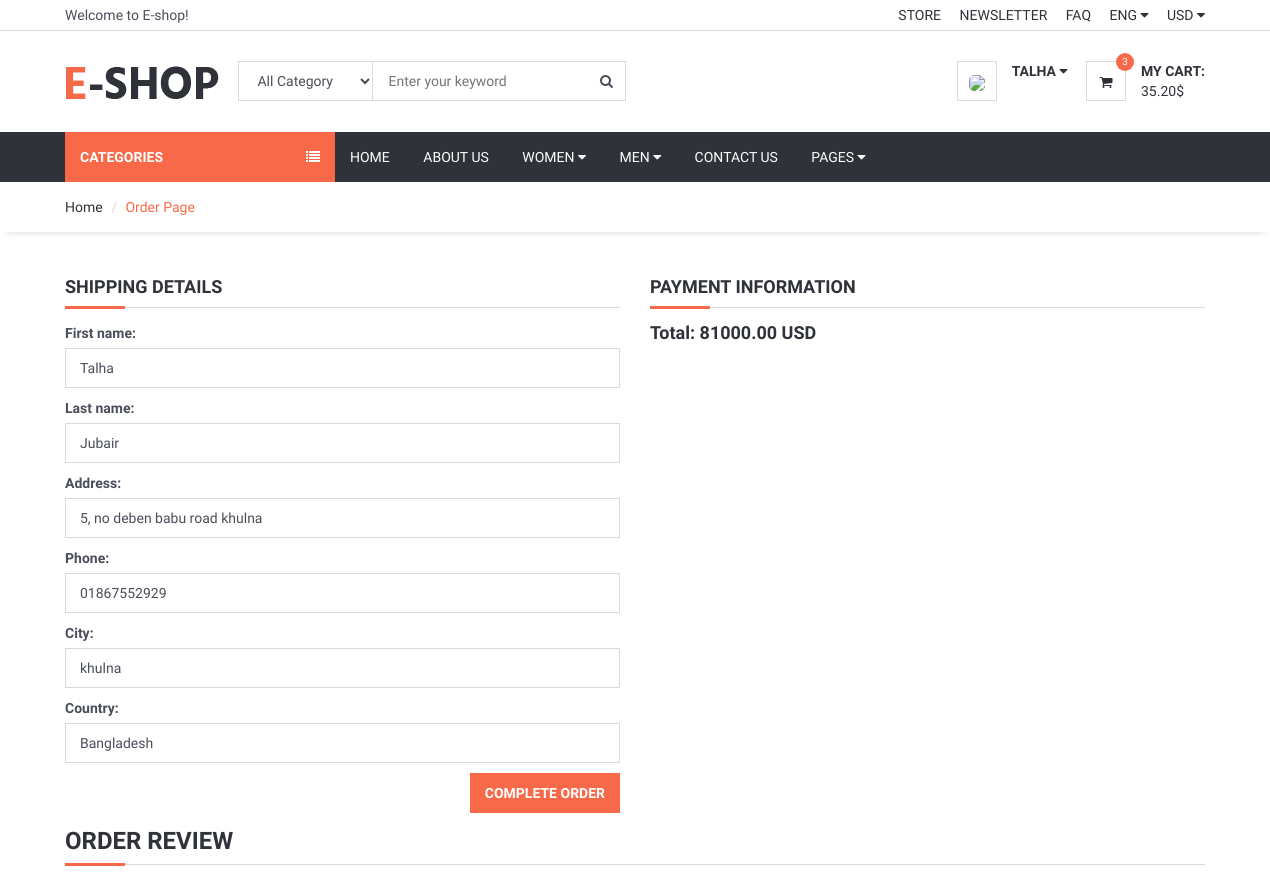
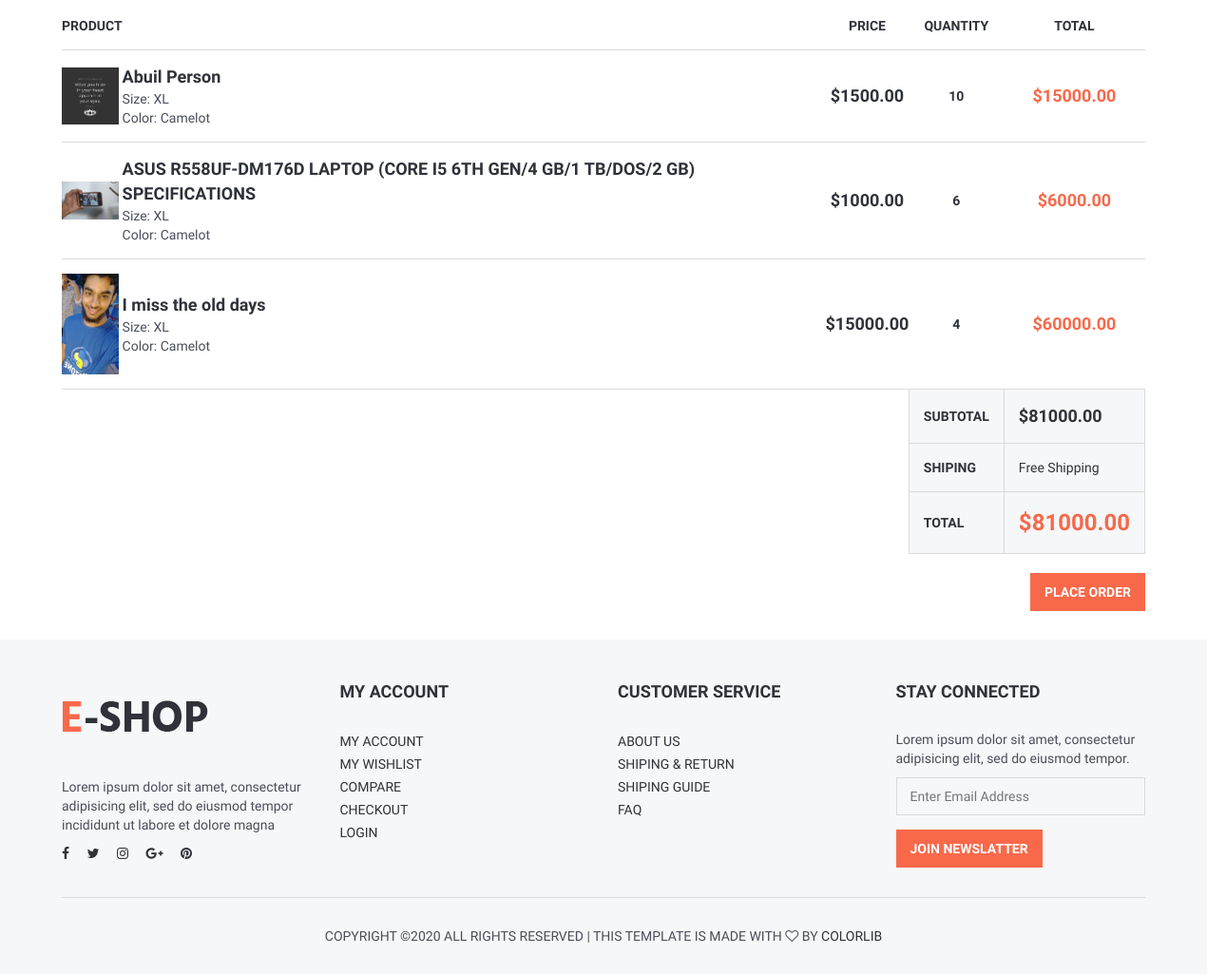
Page /order/orderproduct (signed in) on the committed database (2 pictures, top to bottom).
### user/models.py (models this page shows, shortened)
class UserProfile(models.Model):
    user = models.OneToOneField(User, on_delete=models.CASCADE)
    phone = models.CharField(blank=True, null=True, max_length=15)
    address = models.CharField(blank=True, null=True, max_length=150)
    city = models.CharField(blank=True, null=True, max_length=50)
    country = models.CharField(blank=True, null=True, max_length=50)
    image = models.ImageField(blank=True, upload_to='media/users/')
    def image_tag(self):
        return mark_safe('<img src="{}" height="50"/>'.format(self.image.url))
    image_tag.short_description = "User Image"

### order/models.py (models this page shows, shortened)
class ShopCart(models.Model):
    user = models.ForeignKey(User, on_delete=models.SET_NULL, null=True)
    product = models.ForeignKey(Product , on_delete=models.SET_NULL, null=True)
    quantity = models.IntegerField()
    @property
    def amount(self):
        return (self.quantity * self.product.price)

### product/models.py (models this page shows, shortened)
class Product(models.Model):
    STATUS = (
        ('True', 'True'),
        ('False', 'False'),
    )
    VARIANTS = (
        ('None', 'None'),
        ('Size', 'Size'),
        ('Color', 'Color'),
        ('Size-Color', 'Size-Color'),
    )
    title = models.CharField(max_length=150)
    keywords = models.CharField(max_length=200)
    category = models.ForeignKey(Category , on_delete=models.CASCADE)
    description = models.TextField()
    image = models.ImageField(upload_to='product_image/')
    price = models.DecimalField(max_digits=12, decimal_places=2)
    amount = models.IntegerField()
    minamount=models.IntegerField()
    variant = models.CharField(max_length=10, choices=VARIANTS, default='None')
    detail = RichTextUploadingField()
    slug = models.SlugField(null=False, unique=True)
    status = models.CharField(max_length=5,choices=STATUS)
    create_at = models.DateTimeField(auto_now_add=True)
    update_at = models.DateTimeField(auto_now=True)
    def image_tag(self):
        return mark_safe('<img src="{}" height="50"/>'.format(self.image.url))
    image_tag.short_description = 'Image'

### order/views.py (the view, shortened to what this page needs)
# urls.py: path('orderproduct', orderproduct, name='orderproduct'),
@login_required
def orderproduct(request):
    current_user = request.user
    profile = UserProfile.objects.get(user_id=current_user.id)
    category = Category.objects.all()
    current_user = request.user
    shopcart = ShopCart.objects.filter(user_id=current_user.id)
    total = 0
    for rs in shopcart:
        total += rs.product.price * rs.quantity
    pro_data = {'first_name': current_user.first_name,
            'last_name': current_user.last_name,
            'address': profile.address,
            'phone': profile.phone,
            'city': profile.city,
            'country': profile.country}
    form = OrderForm(initial=pro_data)
    context = { 'category': category, 'shopcart': shopcart, 'total': total, 'form': form}
    return render(request, 'order_form.html', context)

### order/forms.py
class OrderForm(forms.ModelForm):
    class Meta:
        model = Order
        fields = ['first_name', 'last_name', 'address', 'phone', 'city', 'country']
        widgets = {
            'first_name': forms.TextInput(attrs={'class': 'input'}),
            'last_name': forms.TextInput(attrs={'class': 'input'}),
            'address': forms.TextInput(attrs={'class': 'input'}),
            'phone': forms.TextInput(attrs={'class': 'input'}),
            'city': forms.TextInput(attrs={'class': 'input'}),
            'country': forms.TextInput(attrs={'class': 'input'}),
        }

### order/templates/order_form.html (shortened to what this page needs)
{% extends 'homebase.html' %}
{% block sidebar %} {% include 'sidebar.html' %} {% endblock %}
{% block body %}
	<div id="breadcrumb">
		<div class="container">
			<ul class="breadcrumb">
                <li><a href="{% url 'index' %}">Home</a></li>
                <li class="active">Order Page</li>
			</ul>
		</div>
	</div>
	<div class="section">
		<div class="container">
			<div class="row">
                <form action="" method="POST">
                    <div class="col-md-6">
						<div class="billing-details">
                            <div class="section-title">
                                <h4 class="title">Shipping Details</h4>
							</div>
							{{ form.as_p }}
							<div class="pull-right">
                                <button  type="submit" class="primary-btn">Complete Order</button>
                            </div>
						</div>
					</div>
                    <div class="col-md-6">
						<div class="shiping-methods">
                            <div class="section-title">
                                <h4 class="title">Payment Information</h4>
							</div>
							<h4 class="title" readonly>Total: {{ total }} USD </h4>
						</div>
                    </div>
                 </form>
				<div class="col-md-12">
					<div class="order-summary clearfix">
						<div class="section-title">
							<h3 class="title">Order Review</h3>
						</div>
						<table class="shopping-cart-table table">
							<thead>
								<tr>
									<th>Product</th>
									<th></th>
									<th class="text-center">Price</th>
									<th class="text-center">Quantity</th>
									<th class="text-center">Total</th>
								</tr>
							</thead>
							<tbody>
								{% for item in shopcart %}
								<tr>
									<td class="thumb"><img src="{{ item.product.image.url }}" alt=""></td>
									<td class="details">
										<a href="/product/{{ item.product.id }}/{{ item.product.slug }}">{{ item.product.title }}</a>
										<ul>
											<li><span>Size: XL</span></li>
											<li><span>Color: Camelot</span></li>
										</ul>
									</td>
									<td class="price text-center"><strong>${{  item.product.price }}</strong></td>
									<td class="qty text-center"><strong>{{  item.quantity }}</strong></td>
									<td class="total text-center"><strong class="primary-color">${{ item.amount }}</strong></td>
								</tr>
								{% endfor %}
							</tbody>
							<tfoot>
								<tr>
									<th class="empty" colspan="3"></th>
									<th>SUBTOTAL</th>
									<th colspan="2" class="sub-total">${{ total }}</th>
								</tr>
								<tr>
									<th class="empty" colspan="3"></th>
									<th>SHIPING</th>
									<td colspan="2">Free Shipping</td>
								</tr>
								<tr>
									<th class="empty" colspan="3"></th>
									<th>TOTAL</th>
									<th colspan="2" class="total">${{ total }}</th>
								</tr>
							</tfoot>
						</table>
						<div class="pull-right">
							<a href="/order/orderproduct" class="primary-btn">Place Order</a>
						</div>
					</div>
				</div>
			</div>
		</div>
	</div>
{% endblock  %}

### home/templates/header.html (shortened to what this page needs)
{% load static %}
	<header>
		<div id="top-header">
			<div class="container">
				<div class="pull-left">
					<span>Welcome to E-shop!</span>
				</div>
				<div class="pull-right">
					<ul class="header-top-links">
						<li><a href="#">Store</a></li>
						<li><a href="#">Newsletter</a></li>
						<li><a href="#">FAQ</a></li>
						<li class="dropdown default-dropdown">
							<a class="dropdown-toggle" data-toggle="dropdown" aria-expanded="true">ENG <i class="fa fa-caret-down"></i></a>
						</li>
						<li class="dropdown default-dropdown">
							<a class="dropdown-toggle" data-toggle="dropdown" aria-expanded="true">USD <i class="fa fa-caret-down"></i></a>
						</li>
					</ul>
				</div>
			</div>
		</div>
		<div id="header">
			<div class="container">
				<div class="pull-left">
					<div class="header-logo">
						<a class="logo" href="#">
							<img src="{% static 'img/logo.png' %}" alt="">
						</a>
					</div>
					<div class="header-search">
						<form action="/search/" method="POST">
							<input id="query" name="query" class="input search-input" type="text" placeholder="Enter your keyword">
							<select name="catid" class="input search-categories">
								<option value="0">All Category</option>
								{% load mptt_tags %}
							</select>
							<button class="search-btn"><i class="fa fa-search"></i></button>
						</form>
					</div>
				</div>
				<div class="pull-right">
					<ul class="header-btns">
						<li class="header-account dropdown default-dropdown">
							{% if user.id is not None %}
							<div class="dropdown-toggle" role="button" data-toggle="dropdown" aria-expanded="true">
								<div class="header-btns-icon">
									<img src="{{ request.session.userimage }}" style="height: 40px; border-radius: 30%">
								</div>
								<strong class="text-uppercase">{{ user.first_name }} <i class="fa fa-caret-down"></i></strong>
							</div>
							{% else %}
							<a href="{% url 'login_view' %}" class="text-uppercase">Login</a> / <a href="{% url 'signup_view' %}" class="text-uppercase">Sign Up</a>
							{% endif %}
						</li>
						<li class="header-cart dropdown default-dropdown">
							<a href="/order/shopcart">
								<div class="header-btns-icon">
									<i class="fa fa-shopping-cart"></i>
									<span class="qty">3</span>
								</div>
								<strong class="text-uppercase">My Cart:</strong>
								<br>
								<span>35.20$</span>
							</a>
						</li>
					</ul>
				</div>
			</div>
		</div>
	</header>

### home/static/css/style.css (style rules this page uses)
body { font-family: 'Hind', sans-serif; color: #4A4E5A; overflow-x: hidden; }
h1, h2, h3, h4, h5, h6 { color: #30323A; margin: 0 0 10px; font-weight: 700; }
a { color: #30323A; -webkit-transition: 0.3s color; transition: 0.3s color; }
.primary-color { color: #F8694A; }
strong { color: #30323A; }
ul, ol { margin: 0; padding: 0; list-style: none }
.main-btn, .primary-btn { display: inline-block; padding: 10px 15px; text-transform: uppercase; font-weight: 700; border: none; -webkit-transition: 0.3s all; transition: 0.3s all; }
.primary-btn { color: #FFF; background-color: #F8694A; }
.input { width: 100%; height: 40px; padding: 0px 15px; border: none; background-color: transparent; -webkit-box-shadow: 0px 0px 0px 1px #DADADA inset, 0px 0px 0px 5px transparent; box-shadow: 0px 0px 0px 1px #DADADA inset, 0px 0px 0px 5px transparent; -webkit-transition: 0.3s all; transition: 0.3s all; }
.section { padding-top: 30px; padding-bottom: 30px; }
.section-title { position: relative; margin-bottom: 15px; margin-top: 15px; border-bottom: 1px solid #DADADA; }
.section-title .title { display: inline-block; text-transform: uppercase; }
.section-title:after { content: ""; position: absolute; left: 0; bottom: -1.5px; height: 3px; width: 60px; background-color: #F8694A; }
#breadcrumb { -webkit-box-shadow: 0px 6px 6px -6px rgba(0, 0, 0, 0.175); box-shadow: 0px 6px 6px -6px rgba(0, 0, 0, 0.175); }
.breadcrumb { background-color: transparent; border: none; border-radius: 0px; padding: 15px 0px; margin: 0; }
.breadcrumb>.active { color: #F8694A; }
.breadcrumb>li+li:before { color: #DADADA; }
#header { padding-top: 15px; padding-bottom: 15px; }
#top-header { padding-top: 5px; padding-bottom: 5px; border-bottom: 1px solid #DADADA; }
.header-top-links>li { display: inline-block; }
.header-top-links>li+li { margin-left: 15px; }
.header-top-links>li>a { cursor: pointer; text-transform: uppercase; }
.header-logo { display: inline-block; margin-right: 15px; }
.header-logo .logo>img { width: 100%; max-height: 70px; }
.header-search { display: inline-block; padding: 15px 0px; max-width: 400px; }
.header-search>form { position: relative; }
.header-search>form .search-input { padding-left: 150px; padding-right: 45px; }
.header-search>form .search-categories { position: absolute; left: 0px; top: 0px; width: 135px; }
.header-search>form .search-btn { position: absolute; top: 0px; right: 0px; width: 40px; height: 40px; background-color: transparent; border: none; }
.header-btns>li { display: inline-block; vertical-align: top; padding: 15px 0px; }
.header-btns>li+li { margin-left: 15px; }
.header-btns>li .header-btns-icon { position: relative; float: left; margin-right: 15px; width: 40px; height: 40px; line-height: 40px; text-align: center; color: #30323A; background-color: #FFF; border: 1px solid #DADADA; }
.header-btns .dropdown-toggle { display: block; cursor: pointer; }
.header-cart .header-btns-icon .qty { position: absolute; right: -9px; top: -9px; width: 18px; height: 18px; line-height: 18px; text-align: center; font-size: 10px; background: #F8694A; color: #FFF; border-radius: 50%; }
.shiping-methods { margin-bottom: 30px; }
.shopping-cart-table>tbody>tr>td, .shopping-cart-table>tbody>tr>th, .shopping-cart-table>tfoot>tr>td, .shopping-cart-table>tfoot>tr>th, .shopping-cart-table>thead>tr>td, .shopping-cart-table>thead>tr>th { padding: 15px 0px; vertical-align: middle; border-top: 1px solid #DADADA; }
.shopping-cart-table>thead>tr>th { color: #30323A; text-transform: uppercase; border-bottom: 1px solid #DADADA; }
.shopping-cart-table>tbody>tr:last-child>td { border-bottom: 1px solid #DADADA; }
.shopping-cart-table>tfoot>tr>td, .shopping-cart-table>tfoot>tr>th { color: #30323A; border-top: 0px }
.shopping-cart-table>tfoot>tr>td:not(.empty), .shopping-cart-table>tfoot>tr>th:not(.empty) { padding: 15px; background-color: #F6F7F8; border: 1px solid #DADADA; }
.shopping-cart-table>tbody>tr>.details>a { font-size: 18px; font-weight: 700; }
.shopping-cart-table>tbody>tr>.thumb>img { width: 60px; }
.shopping-cart-table>tbody>tr>.price { font-size: 18px; }
.shopping-cart-table>tbody>tr>.total { font-size: 18px; }
.shopping-cart-table>tfoot>tr>.sub-total { font-size: 18px; }
.shopping-cart-table>tfoot>tr>.total { font-size: 24px; color: #F8694A; }

### rows in the picture
UserProfile: address "5, no deben babu road khulna", phone "01867552929", city "khulna", country "Bangladesh"
ShopCart: product.image (picture), product "Abuil Person", product.price "1500.00", quantity "10", amount "15000.00"
ShopCart: product.image (picture), product "ASUS R558UF-DM176D LAPTOP (CORE I5 6TH GEN/4 GB/1 TB/DOS/2 GB) SPECIFICATIONS", product.price "1000.00", quantity "6", amount "6000.00"
ShopCart: product.image (picture), product "I miss the old days", product.price "15000.00", quantity "4", amount "60000.00"

### other values in the picture
{{ user.first_name }} "TALHA"
{{ total }} "81000.00"
